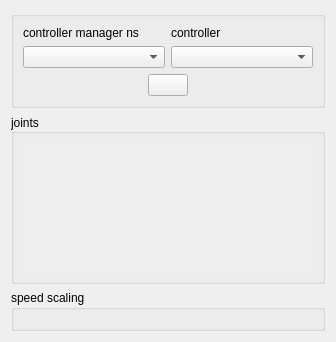
<?xml version="1.0" encoding="UTF-8"?>
<ui version="4.0">
 <class>joint_trajectory_controller</class>
 <widget class="QWidget" name="joint_trajectory_controller">
  <property name="geometry">
   <rect>
    <x>0</x>
    <y>0</y>
    <width>336</width>
    <height>342</height>
   </rect>
  </property>
  <property name="windowTitle">
   <string>Joint trajectory controller</string>
  </property>
  <layout class="QVBoxLayout" name="verticalLayout_2">
   <item>
    <widget class="QGroupBox" name="controller_group">
     <property name="title">
      <string/>
     </property>
     <layout class="QVBoxLayout" name="verticalLayout">
      <item>
       <layout class="QGridLayout" name="gridLayout">
        <item row="1" column="1">
         <widget class="QComboBox" name="jtc_combo">
          <property name="currentText">
           <string/>
          </property>
         </widget>
        </item>
        <item row="1" column="0">
         <widget class="QComboBox" name="cm_combo"/>
        </item>
        <item row="0" column="0">
         <widget class="QLabel" name="cm_list_label">
          <property name="toolTip">
           <string>&lt;html&gt;&lt;head/&gt;&lt;body&gt;&lt;p&gt;&lt;span style=&quot; font-weight:600;&quot;&gt;controller manager&lt;/span&gt; namespace. It is assumed that the &lt;span style=&quot; font-weight:600;&quot;&gt;robot_description&lt;/span&gt; parameter also lives in the same namesapce.&lt;/p&gt;&lt;/body&gt;&lt;/html&gt;</string>
          </property>
          <property name="text">
           <string>controller manager ns</string>
          </property>
          <property name="buddy">
           <cstring>cm_combo</cstring>
          </property>
         </widget>
        </item>
        <item row="0" column="1">
         <widget class="QLabel" name="controller_list_label">
          <property name="text">
           <string>controller</string>
          </property>
          <property name="buddy">
           <cstring>jtc_combo</cstring>
          </property>
         </widget>
        </item>
       </layout>
      </item>
      <item>
       <layout class="QHBoxLayout" name="horizontalLayout">
        <item>
         <spacer name="horizontalSpacer">
          <property name="orientation">
           <enum>Qt::Horizontal</enum>
          </property>
          <property name="sizeHint" stdset="0">
           <size>
            <width>40</width>
            <height>20</height>
           </size>
          </property>
         </spacer>
        </item>
        <item>
         <widget class="QPushButton" name="enable_button">
          <property name="sizePolicy">
           <sizepolicy hsizetype="Minimum" vsizetype="Minimum">
            <horstretch>0</horstretch>
            <verstretch>0</verstretch>
           </sizepolicy>
          </property>
          <property name="toolTip">
           <string>&lt;html&gt;&lt;head/&gt;&lt;body&gt;&lt;p&gt;Enable/disable sending commands to the controller.&lt;/p&gt;&lt;/body&gt;&lt;/html&gt;</string>
          </property>
          <property name="text">
           <string/>
          </property>
          <property name="icon">
           <iconset>
            <normaloff>off.svg</normaloff>
            <normalon>on.svg</normalon>
            <activeon>on.svg</activeon>off.svg</iconset>
          </property>
          <property name="iconSize">
           <size>
            <width>48</width>
            <height>48</height>
           </size>
          </property>
          <property name="checkable">
           <bool>true</bool>
          </property>
         </widget>
        </item>
        <item>
         <spacer name="horizontalSpacer_2">
          <property name="orientation">
           <enum>Qt::Horizontal</enum>
          </property>
          <property name="sizeHint" stdset="0">
           <size>
            <width>40</width>
            <height>20</height>
           </size>
          </property>
         </spacer>
        </item>
       </layout>
      </item>
     </layout>
    </widget>
   </item>
   <item>
    <widget class="QGroupBox" name="joint_group_outer">
     <property name="sizePolicy">
      <sizepolicy hsizetype="Preferred" vsizetype="Preferred">
       <horstretch>0</horstretch>
       <verstretch>0</verstretch>
      </sizepolicy>
     </property>
     <property name="minimumSize">
      <size>
       <width>0</width>
       <height>0</height>
      </size>
     </property>
     <property name="title">
      <string>joints</string>
     </property>
     <property name="alignment">
      <set>Qt::AlignLeading|Qt::AlignLeft|Qt::AlignVCenter</set>
     </property>
     <property name="flat">
      <bool>false</bool>
     </property>
     <property name="checkable">
      <bool>false</bool>
     </property>
     <layout class="QVBoxLayout" name="verticalLayout_3">
      <item>
       <widget class="QScrollArea" name="joint_group_scroll">
        <property name="sizePolicy">
         <sizepolicy hsizetype="Expanding" vsizetype="Expanding">
          <horstretch>0</horstretch>
          <verstretch>0</verstretch>
         </sizepolicy>
        </property>
        <property name="frameShape">
         <enum>QFrame::NoFrame</enum>
        </property>
        <property name="frameShadow">
         <enum>QFrame::Plain</enum>
        </property>
        <property name="verticalScrollBarPolicy">
         <enum>Qt::ScrollBarAsNeeded</enum>
        </property>
        <property name="horizontalScrollBarPolicy">
         <enum>Qt::ScrollBarAlwaysOff</enum>
        </property>
        <property name="widgetResizable">
         <bool>true</bool>
        </property>
        <widget class="QWidget" name="joint_group">
         <property name="geometry">
          <rect>
           <x>0</x>
           <y>0</y>
           <width>294</width>
           <height>68</height>
          </rect>
         </property>
        </widget>
       </widget>
      </item>
     </layout>
    </widget>
   </item>
   <item>
    <widget class="QGroupBox" name="speed_scaling_group">
     <property name="title">
      <string>speed scaling</string>
     </property>
     <layout class="QVBoxLayout" name="speed_scaling_layout"/>
    </widget>
   </item>
  </layout>
 </widget>
 <tabstops>
  <tabstop>cm_combo</tabstop>
  <tabstop>jtc_combo</tabstop>
  <tabstop>enable_button</tabstop>
 </tabstops>
 <resources/>
 <connections/>
</ui>
